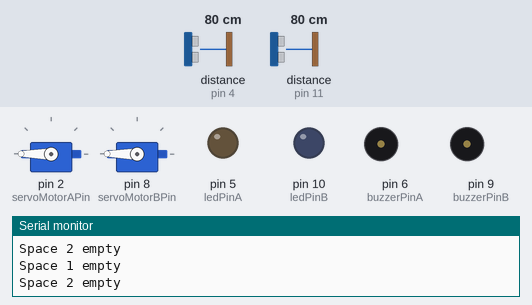
The sketch below on a simulated Arduino Uno, built with avr-gcc and run on an emulated ATmega328P. Parts: 2 × servo, output pins drawn as LEDs (lit = HIGH), buzzer (waves = sounding, pin HIGH), the last lines printed to the serial monitor. Wiring (inferred from the names in the program): 2 × ultrasonic range finder: trigger pin 3, echo pin 4 / trigger pin 12, echo pin 11. Inputs (shaded band) come from the test bench; at power-on: distance to the obstacle (sensors on pin 4, pin 11) 80 cm. The echo pulse lasts 58.3 µs per cm; pins used as bus, display or sensor lines are not drawn.

Above: at 1.2 s.
1.3 s: distance to the obstacle (sensor on pin 4) set to 45 cm
4.3 s: distance to the obstacle (sensor on pin 4) set to 38 cm
At 5.5 s:
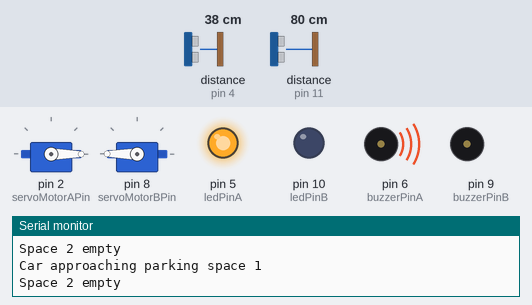
5.8 s: distance to the obstacle (sensor on pin 11) set to 45 cm
7.3 s: distance to the obstacle (sensor on pin 11) set to 38 cm
At 7.9 s:
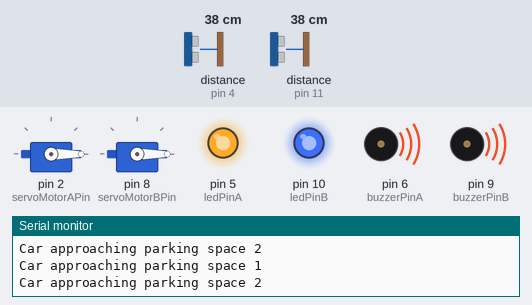
8.8 s: distance to the obstacle (sensor on pin 4) set to 23 cm
10.3 s: distance to the obstacle (sensor on pin 4) set to 18 cm
At 11.5 s:
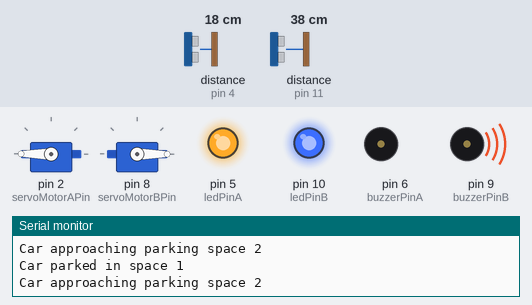
Timing chart, 0 to 12.8 s (numbered marks = the images above; inputs shaded):
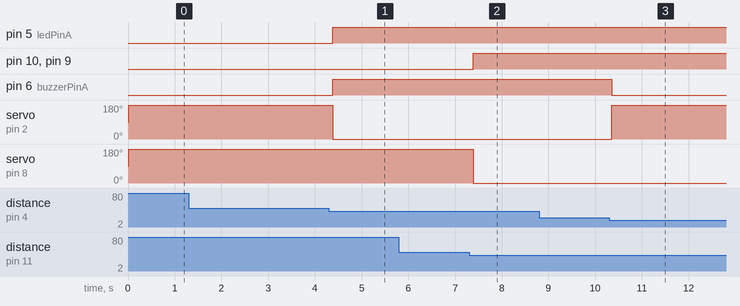

The sketch:

Smart_Parking.ino
```cpp
#include <Servo.h>

// Pin connections
const int trigPinA = 3;       // Ultrasonic sensor 1 trigger pin
const int echoPinA = 4;       // Ultrasonic sensor 1 echo pin
const int trigPinB = 12;      // Ultrasonic sensor 2 trigger pin
const int echoPinB = 11;      // Ultrasonic sensor 2 echo pin
const int ledPinA = 5;        // LED pin
const int ledPinB = 10;       // LED pin
const int buzzerPinA = 6;     // Buzzer A
const int buzzerPinB = 9;     // Buzzer A
const int servoMotorAPin = 2; // Servo Motor A
const int servoMotorBPin = 8; // Servo Motor B

Servo servoMotorA;            // Servo object for Motor A
Servo servoMotorB;            // Servo object for Motor B

void setup() {
  // Initialize the pins
  pinMode(trigPinA, OUTPUT);
  pinMode(echoPinA, INPUT);
  pinMode(trigPinB, OUTPUT);
  pinMode(echoPinB, INPUT);
  pinMode(ledPinA, OUTPUT);
  pinMode(ledPinB, OUTPUT);
  pinMode(buzzerPinA, OUTPUT);
  pinMode(buzzerPinB, OUTPUT);
  // Attach the servo motors to their respective pins
  servoMotorA.attach(servoMotorAPin);
  servoMotorA.write(90);// Closed Gates
  servoMotorB.attach(servoMotorBPin);
  servoMotorB.write(90);// Closed Gates
  // Initialize the serial communication
  Serial.begin(9600);
}
void loop() {
  int distanceA = measureDistance(trigPinA, echoPinA); // Measure distance from Ultrasonic sensor 1
  int distanceB = measureDistance(trigPinB, echoPinB); // Measure distance from Ultrasonic sensor 2
  // Car approaching first parking space
  if (distanceA < 40 && distanceA > 20 ) {
    servoMotorA.write(0); // Open Gate
    digitalWrite(ledPinA, HIGH);
    digitalWrite(buzzerPinA, HIGH);
    Serial.println("Car approaching parking space 1");
  }
  // Car inside first parking space
  if (distanceA < 40 && distanceA < 20 ) {
    servoMotorA.write(180);// Close Gate
    digitalWrite(ledPinA, HIGH);
    digitalWrite(buzzerPinA, LOW);
    Serial.println("Car parked in space 1");
  }
  // Car left first parking space
  if (distanceA > 40) {
    servoMotorA.write(180);// Close Gate
    digitalWrite(ledPinA, LOW);
    digitalWrite(buzzerPinA, LOW);
    Serial.println("Space 1 empty");
  }
  // Car approaching the second parking space
  if (distanceB < 40 && distanceB > 20) {
    servoMotorB.write(0);// Open Gate
    digitalWrite(ledPinB, HIGH);
    digitalWrite(buzzerPinB, HIGH);
    Serial.println("Car approaching parking space 2");
  }
  // Car inside second parking space
  if (distanceB < 40 && distanceB < 20) {
    servoMotorB.write(180);// Close Gate
    digitalWrite(ledPinB, HIGH);
    digitalWrite(buzzerPinB, LOW);
    Serial.println("Car parked in space 2");
  }
  // Car left second parking space
  else if (distanceB > 40) {
    servoMotorB.write(180);// Close Gate
    digitalWrite(ledPinB, LOW);
    digitalWrite(buzzerPinB, LOW);
    Serial.println("Space 2 empty");
  }
  delay(100);
}
int measureDistance(int triggerPin, int echoPin) {
  // Measure the distance using the ultrasonic sensor
  digitalWrite(triggerPin, LOW);
  delayMicroseconds(1);
  digitalWrite(triggerPin, HIGH);
  delayMicroseconds(5);
  digitalWrite(triggerPin, LOW);
  // Read the echo pulse duration
  long duration = pulseIn(echoPin, HIGH);
  // Calculate the distance in centimeters
  int distance = duration * 0.034 / 2;
  return distance;
}
```

Measured:
- the behaviour switches between 41 and 40 cm on distance to the obstacle (sensor on pin 4) (found by bisection; images 0 and 1)
- the behaviour switches between 41 and 40 cm on distance to the obstacle (sensor on pin 11) (found by bisection; images 1 and 2)
- the behaviour switches between 21 and 20 cm on distance to the obstacle (sensor on pin 4) (found by bisection; images 2 and 3)
- after the input at 4.3 s, pin 5 (ledPinA), pin 6 (buzzerPinA): LOW → HIGH after 0.08 s; servo on pin 2 (servoMotorAPin): 180° → 0° after 0.08 s
- after the input at 7.3 s, pin 10 (ledPinB), pin 9 (buzzerPinB): LOW → HIGH after 0.09 s; servo on pin 8 (servoMotorBPin): 180° → 0° after 0.09 s
- after the input at 10.3 s, pin 6 (buzzerPinA): HIGH → LOW after 0.06 s; servo on pin 2 (servoMotorAPin): 0° → 180° after 0.06 s
